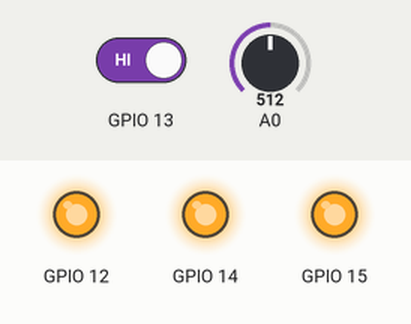
The sketch below on a simulated ESP8266 (NodeMCU). Shown: output pins drawn as LEDs (lit = HIGH). Inputs (shaded band) come from the test bench; at power-on: A0 = 512, GPIO 13 HIGH. WiFi joins after 1.5 s; servers stay silent unless stated; what the sketch prints to the serial monitor is not drawn.

Above: at 3.0 s.
3.1 s: A0 set to 829
4.6 s: A0 set to 853
At 5.8 s:
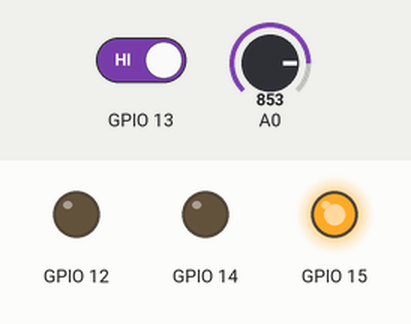
6.1 s: A0 set to 716
At 6.9 s:
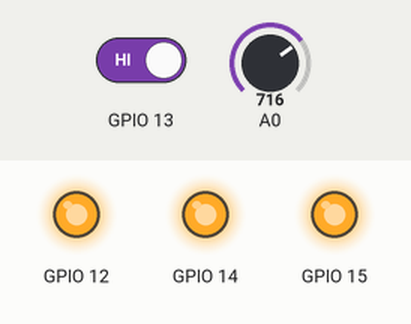
7.6 s: GPIO 13 driven LOW
At 8.1 s:
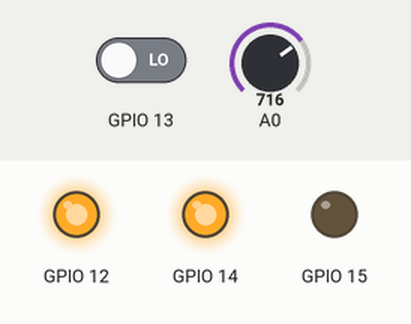
9.1 s: GPIO 13 driven HIGH
At 10.4 s:
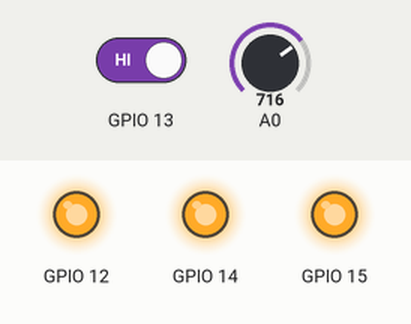
Timing chart, 0 to 11.6 s (numbered marks = the images above; inputs shaded):
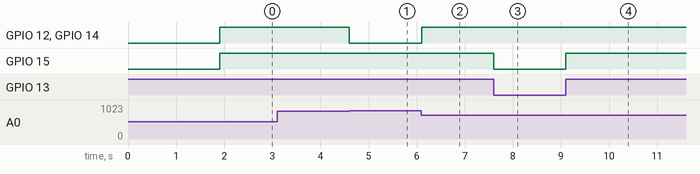

The sketch:

test.ino
```cpp
#define BLYNK_TEMPLATE_ID "TMPL3xfXa8-oa"
#define BLYNK_TEMPLATE_NAME "mini n"
#define BLYNK_AUTH_TOKEN "Hcv_sBn8twZ8tfzCrsK2Ro_CV1f7uBSs"

#define BLYNK_PRINT Serial
#include <ESP8266WiFi.h>
#include <BlynkSimpleEsp8266.h>

// A0 is moisture sensor
// D5 is pump
// D6 is fan
// D7 is Ldr sensor
// D8 is LED

char auth[] = BLYNK_AUTH_TOKEN;

char ssid[] = "Naveen";
char pass[] = "ItypeMyPasswordHere";

BlynkTimer timer;


void sendSensor()
{
  /*int soilmoisturevalue = analogRead(A0);
   soilmoisturevalue = map(soilmoisturevalue, 0, 1023, 0, 100);*/
   int value_moisture = analogRead(A0);
   int pump;
   int led;
  value_moisture = map(value_moisture,400,1023,100,0);

  if (value_moisture < 30){
    digitalWrite(14, LOW);
    digitalWrite(12, LOW);
    pump = 1;
  }
  else{
    digitalWrite(14, HIGH);
    digitalWrite(12, HIGH);
    pump = 0;

  }

  int value_ldr = digitalRead(13);
  // Serial.print("Ld value: ");
  //Serial.println(value_ldr);

if (value_ldr == 0){
  digitalWrite(15, LOW);
  led = 0;
}
else {
  digitalWrite(15, HIGH);
  led = 1;
}

    Blynk.virtualWrite(V0, value_moisture);
    Blynk.virtualWrite(V1, pump);
    Blynk.virtualWrite(V2, pump);
    Blynk.virtualWrite(V3, led);
    disease();


    //Serial.print("Soil Moisture : ");
    //Serial.println(value_moisture);
}
void setup()
{

  Serial.begin(115200);

  pinMode(14, OUTPUT);
  pinMode(12, OUTPUT);

  pinMode(13, INPUT);
  pinMode(15, OUTPUT);


  Blynk.begin(auth, ssid, pass);

  timer.setInterval(100L, sendSensor);

  }

void loop()
{
  Blynk.run();
  timer.run();
 }

void disease(){
  int intval;
  if (Serial.available() > 0){
    //String data = Serial.readStringUntil('\n');
    intval = Serial.parseInt();
  }
  Serial.print("Disease: ");
  Serial.println(intval);
  Blynk.virtualWrite(V4, intval);
 } 
```

Measured:
- the behaviour switches between 839 and 840 on A0 (found by bisection; images 0 and 1)
- after the input at 3.1 s, every drawn part: stays the same
- after the input at 4.6 s, GPIO 12, GPIO 14: HIGH → LOW at once
- after the input at 6.1 s, GPIO 12, GPIO 14: LOW → HIGH at once
- after the input at 7.6 s, GPIO 15: HIGH → LOW at once
- after the input at 9.1 s, GPIO 15: LOW → HIGH at once
